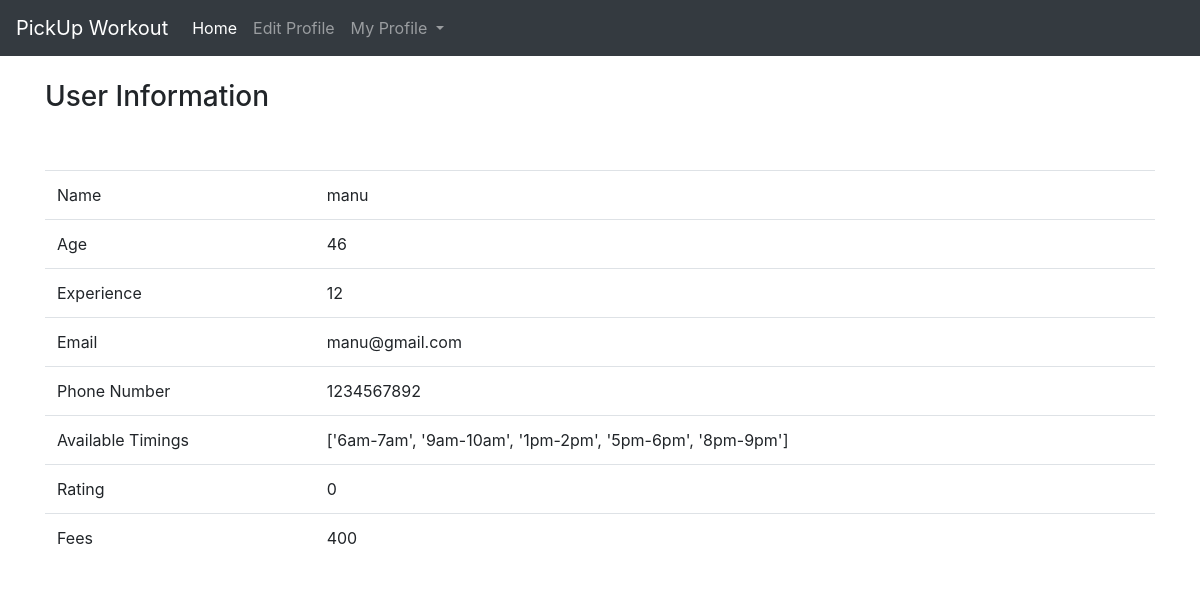
The app's page /profile_dietician/dietician_detail/ (signed in) with its own data.
### accounts/models.py (models this page shows)
class MyUser(AbstractUser):
	is_trainer=models.BooleanField(default=False)
	is_member=models.BooleanField(default=False)
	is_dietician=models.BooleanField(default=False)
	age=models.IntegerField(validators=[MaxValueValidator(70)],default=0)
	gender = models.CharField(max_length=255,default='M')
	workout=models.CharField(max_length=255)
	phone=models.IntegerField(validators=[MaxValueValidator(10)],default=0)

class Dietician(models.Model):
	user=models.OneToOneField(MyUser,on_delete=models.CASCADE,primary_key=True)
	experience=models.IntegerField(validators=[MaxValueValidator(50)],default=0)
	rating=models.PositiveIntegerField(default=0,validators=[MaxValueValidator(10)])
	fees=models.IntegerField(validators=[MaxValueValidator(9999999999)],default=0)
	category=models.CharField(max_length=255)
	available=models.CharField(max_length=255,default="1pm-2pm")

### accounts/views.py (the view)
# urls.py: path('profile_dietician/dietician_detail/',views.dietician_detail,name="dietician_detail"),
def dietician_detail(request):
    user=request.user
    dietician=Dietician.objects.get(user=user)
    context={
        'object':dietician
    }
    return render(request, "dietician_detail.html",context)

### accounts/templates/dietician_detail.html
{% extends 'base_dietician.html' %}
{% block content %}
<br>
<h3>User Information</h3>
<br>
<br>
{% if user is not None %}
<table class="table">
	<tbody>
		<tr>
			<td>Name</td>
			<td>{{ user.username }}</td>
		</tr>
		<tr>
			<td>Age</td>
			<td>{{ user.age }}</td>
		</tr>
		<tr>
			<td>Experience</td>
			<td>{{ object.experience }}</td>
		</tr>
		<tr>
			<td>Email</td>
			<td>{{ user.email }}</td>
		</tr>
        <tr>
			<td>Phone Number</td>
			<td>{{ user.phone }}</td>
		</tr>
		<tr>
			<td>Available Timings</td>
			<td>{{ object.available }}</td>
		</tr>
		<tr>
			<td>Rating</td>
			<td>{{ object.rating }}</td>
		</tr>
		<tr>
			<td>Fees</td>
			<td>{{ object.fees }}</td>
		</tr>
	</tbody>
</table>
{% else %}
	<h3>Dietician doesnot exist</h3>
{% endif %}
{% endblock %}

### accounts/templates/base_dietician.html (shortened to what this page needs)
<!DOCTYPE html>
<html>
<head>
  <link rel="stylesheet" href="https://cdn.jsdelivr.net/npm/bootstrap@4.6.0/dist/css/bootstrap.min.css">
  <link rel="stylesheet" href="https://cdnjs.cloudflare.com/ajax/libs/bootstrap-select/1.13.1/css/bootstrap-select.css" />
  <link rel="stylesheet" href="https://cdnjs.cloudflare.com/ajax/libs/font-awesome/4.7.0/css/font-awesome.min.css">
  <link rel="stylesheet" href="https://use.fontawesome.com/releases/v5.3.1/css/all.css">
	</head>
	<body>
		<nav class="navbar navbar-expand-lg navbar-dark bg-dark">
			<a class="navbar-brand" href="#">PickUp Workout</a>
			<div class="collapse navbar-collapse" id="navbarSupportedContent">
			  <ul class="navbar-nav mr-auto">
				<li class="nav-item active">
				  <a class="nav-link" href="{% url 'profile_dietician' %}">Home <span class="sr-only">(current)</span></a>
				</li>
				<li class="nav-item">
				  <a class="nav-link" href="{% url 'edit_profile_dietician'%}">Edit Profile</a>
				</li>
				<li class="nav-item dropdown">
				  <a class="nav-link dropdown-toggle" href="#" id="navbarDropdown" role="button" data-toggle="dropdown" aria-haspopup="true" aria-expanded="false">
					My Profile
				  </a>
				</li>
			  </ul>
			</div>
		  </nav>
		  <div class="container">
			{% block content %}
			{% endblock %}
		</div>
	</body>
</html>

### records on screen
MyUser: username "manu", age "46", email "manu@gmail.com", phone "1234567892"
Dietician: experience "12", available "['6am-7am', '9am-10am', '1pm-2pm', '5pm-6pm', '8pm-9pm']", rating "0", fees "400"
